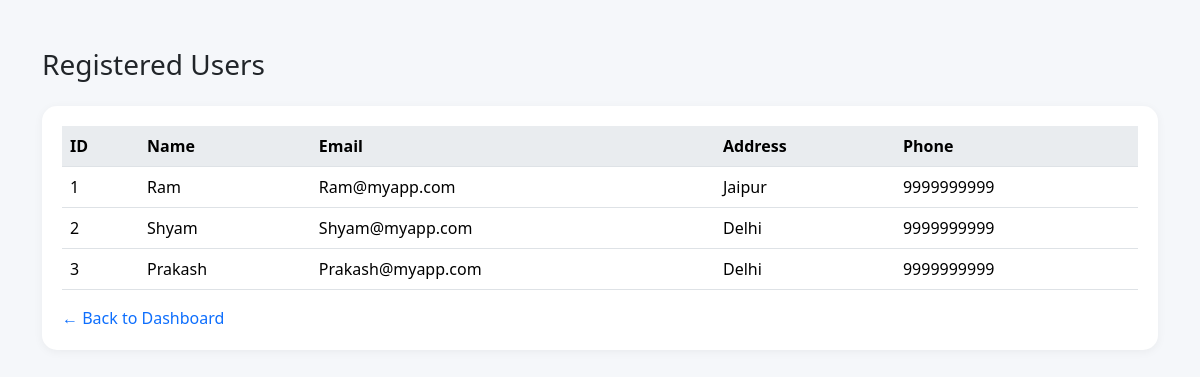
The app's page /admin/users (signed in), older data.
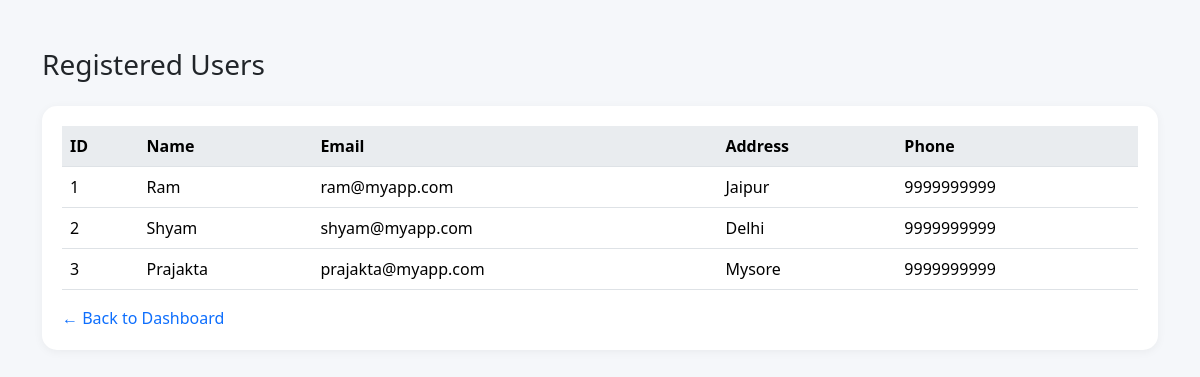
The same page, newer data.
### backend/models.py (models this page shows, shortened)
class User(db.Model, UserMixin):
    __tablename__ = "User"
    id = db.Column(db.Integer, primary_key = True, autoincrement = True)
    name = db.Column(db.String, nullable = False)
    email = db.Column(db.String, unique =True, nullable = False)
    password = db.Column(db.String, nullable = False)
    address = db.Column(db.String, nullable = False)
    phone = db.Column(db.String, nullable = False)

### backend/routes.py (the view)
@routes_bp.route("/admin/users", methods=["GET"])
@login_required
def view_users():
    users = db.session.query(User).all()
    return render_template("admin/user_info.html", users=users)

### templates/admin/user_info.html (shortened to what this page needs)
<!DOCTYPE html>
<html lang="en">
<head>
    <link href="https://cdn.jsdelivr.net/npm/bootstrap@5.3.7/dist/css/bootstrap.min.css" rel="stylesheet">
</head>
<body>
    <div class="container mt-5">
        <h3 class="mb-4">Registered Users</h3>
        <div class="table-card">
            <table class="table table-hover align-middle">
                <thead>
                    <tr>
                        <th>ID</th>
                        <th>Name</th>
                        <th>Email</th>
                        <th>Address</th>
                        <th>Phone</th>
                    </tr>
                </thead>
                <tbody>
                    {% for user in users %}
                    <tr>
                        <td>{{ user.id }}</td>
                        <td>{{ user.name }}</td>
                        <td>{{ user.email }}</td>
                        <td>{{ user.address }}</td>
                        <td>{{ user.phone }}</td>
                    </tr>
                    {% else %}
                    <tr>
                        <td colspan="5" class="text-center text-muted">No users found in the database.</td>
                    </tr>
                    {% endfor %}
                </tbody>
            </table>
            <div class="mt-3">
                <a href="{{ url_for('routes_bp.admin_dashboard') }}" class="back-btn">← Back to Dashboard</a>
            </div>
        </div>
    </div>
</body>
</html>

Row changes from the older to the newer data that the page shows:
changed User "Ram": email "Ram@myapp.com" → "ram@myapp.com"
changed User "Shyam": email "Shyam@myapp.com" → "shyam@myapp.com"
changed User id 3: name "Prakash" → "Prajakta"; email "Prakash@myapp.com" → "prajakta@myapp.com"; address "Delhi" → "Mysore"
